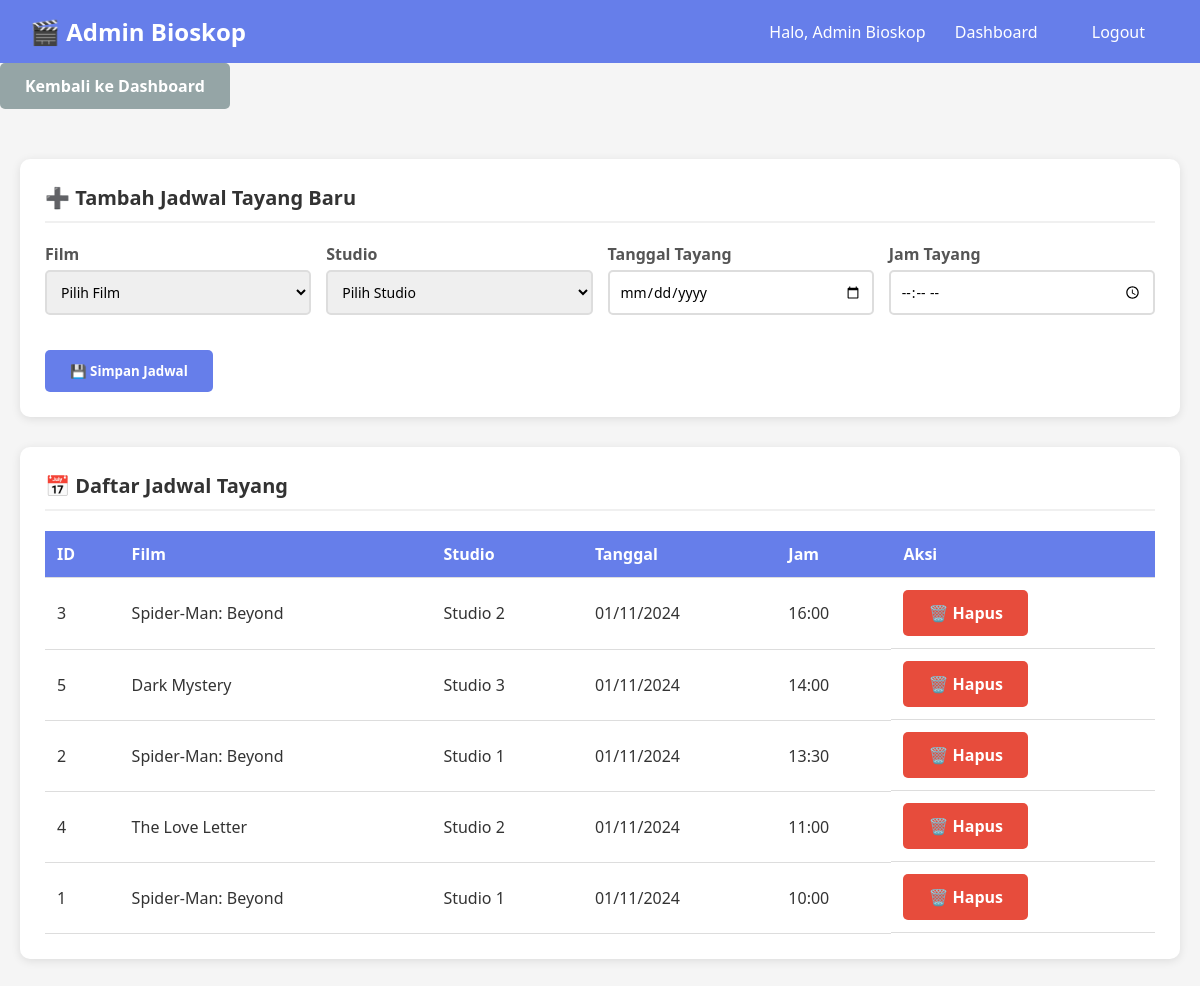
/admin/manage_jadwal.php (signed in), run on the app's committed database.
### tables this page shows
CREATE TABLE jadwal_tayang (
    id_jadwal INT PRIMARY KEY AUTO_INCREMENT,
    id_film INT,
    id_studio INT,
    tanggal_tayang DATE,
    jam_tayang TIME,
    FOREIGN KEY (id_film) REFERENCES film(id_film) ON DELETE CASCADE,
    FOREIGN KEY (id_studio) REFERENCES studio(id_studio) ON DELETE CASCADE
);

CREATE TABLE film (
    id_film INT PRIMARY KEY AUTO_INCREMENT,
    poster VARCHAR(255),
    nama VARCHAR(100) NOT NULL,
    deskripsi TEXT,
    genre VARCHAR(50),
    jadwal_tayang VARCHAR(50),
    harga DECIMAL(10,2),
    photo_poster VARCHAR(255),
    durasi INT
);

CREATE TABLE studio (
    id_studio INT PRIMARY KEY AUTO_INCREMENT,
    nama_studio VARCHAR(100) NOT NULL,
    kapasitas INT
);

### admin/manage_jadwal.php (the view, shortened to what this page needs)
<?php
require_once '../config.php';
$sql = "SELECT jt.*, f.nama AS nama_film, s.nama_studio
        FROM jadwal_tayang jt
        JOIN film f ON jt.id_film = f.id_film
        JOIN studio s ON jt.id_studio = s.id_studio
        ORDER BY jt.tanggal_tayang DESC, jt.jam_tayang DESC";
$jadwals = $pdo->query($sql)->fetchAll(PDO::FETCH_ASSOC);
?>
<!DOCTYPE html>
<html lang="id">
<head>
</head>
<body>
    <div class="navbar">
        <h2>🎬 Admin Bioskop</h2>
        <div class="nav-links">
            <span>Halo, <?= $_SESSION['admin_nama'] ?></span>
            <a href="index.php">Dashboard</a>
            <a href="logout.php">Logout</a>
        </div>
    </div>
    <div class="button-group">
        <a href="index.php" class="btn btn-secondary">Kembali ke Dashboard</a>
    </div>
    <div class="container">
        <div class="card">
            <div class="card-title">➕ Tambah Jadwal Tayang Baru</div>
            <form method="POST">
                <div class="form-grid">
                    <div class="form-group">
                        <label>Film</label>
                        <select name="id_film" required>
                            <option value="">Pilih Film</option>
                        </select>
                    </div>
                    <div class="form-group">
                        <label>Studio</label>
                        <select name="id_studio" required>
                            <option value="">Pilih Studio</option>
                        </select>
                    </div>
                    <div class="form-group">
                        <label>Tanggal Tayang</label>
                        <input type="date" name="tanggal_tayang" min="<?= date('Y-m-d') ?>" required>
                    </div>
                    <div class="form-group">
                        <label>Jam Tayang</label>
                        <input type="time" name="jam_tayang" required>
                    </div>
                </div>
                <button type="submit" name="tambah_jadwal" class="btn btn-primary">
                    💾 Simpan Jadwal
                </button>
            </form>
        </div>
        <div class="card">
            <div class="card-title">📅 Daftar Jadwal Tayang</div>
            <?php if (empty($jadwals)): ?>
                <div class="empty-state">
                    <div class="empty-state-icon">📭</div>
                    <h3>Belum ada jadwal tayang</h3>
                    <p>Silakan tambah jadwal tayang baru menggunakan form di atas.</p>
                </div>
            <?php else: ?>
                <table>
                    <thead>
                        <tr>
                            <th>ID</th>
                            <th>Film</th>
                            <th>Studio</th>
                            <th>Tanggal</th>
                            <th>Jam</th>
                            <th>Aksi</th>
                        </tr>
                    </thead>
                    <tbody>
                        <?php foreach ($jadwals as $jadwal): ?>
                            <tr>
                                <td><?= $jadwal['id_jadwal'] ?></td>
                                <td><?= htmlspecialchars($jadwal['nama_film']) ?></td>
                                <td><?= $jadwal['nama_studio'] ?></td>
                                <td><?= date('d/m/Y', strtotime($jadwal['tanggal_tayang'])) ?></td>
                                <td><?= date('H:i', strtotime($jadwal['jam_tayang'])) ?></td>
                                <td class="action-buttons">
                                    <a href="manage_jadwal.php?hapus=<?= $jadwal['id_jadwal'] ?>"
                                        class="btn btn-danger"
                                        onclick="return confirm('Yakin hapus jadwal ini?')">
                                        🗑️ Hapus
                                    </a>
                                </td>
                            </tr>
                        <?php endforeach; ?>
                    </tbody>
                </table>
            <?php endif; ?>
        </div>
    </div>
</body>
</html>

### admin/manage_jadwal.php (style rules this page uses)
* { margin: 0; padding: 0; box-sizing: border-box; font-family: 'Segoe UI', Tahoma, Geneva, Verdana, sans-serif; }
body { background: #f5f5f5; color: #333; }
.navbar { background: #667eea; color: white; padding: 15px 30px; display: flex; justify-content: space-between; align-items: center; }
.navbar h2 { margin: 0; }
.nav-links a { color: white; text-decoration: none; margin: 0 10px; padding: 8px 15px; border-radius: 5px; }
.container { max-width: 1400px; margin: 30px auto; padding: 20px; }
.card { background: white; border-radius: 10px; padding: 25px; margin-bottom: 30px; box-shadow: 0 2px 10px rgba(0, 0, 0, 0.1); }
.card-title { font-size: 20px; font-weight: bold; margin-bottom: 20px; color: #333; padding-bottom: 10px; border-bottom: 2px solid #f0f0f0; }
.form-grid { display: grid; grid-template-columns: repeat(auto-fit, minmax(200px, 1fr)); gap: 15px; margin-bottom: 20px; }
.form-group { margin-bottom: 15px; }
label { display: block; margin-bottom: 5px; font-weight: bold; color: #555; }
input, select { width: 100%; padding: 10px; border: 2px solid #ddd; border-radius: 5px; font-size: 14px; }
.btn { padding: 12px 25px; border: none; border-radius: 5px; cursor: pointer; font-weight: bold; text-decoration: none; display: inline-block; text-align: center; transition: all 0.3s; }
.btn-primary { background: #667eea; color: white; }
.btn-danger { background: #e74c3c; color: white; }
.btn-secondary { background: #95a5a6; color: white; }
table { width: 100%; border-collapse: collapse; margin-top: 20px; }
th, td { padding: 12px; text-align: left; border-bottom: 1px solid #ddd; }
th { background: #667eea; color: white; font-weight: bold; }
.action-buttons { display: flex; gap: 5px; }

### data on the page
jadwal_tayang: id_jadwal "3", id_film.nama "Spider-Man: Beyond", id_studio.nama_studio "Studio 2", tanggal_tayang "01/11/2024", jam_tayang "16:00"
jadwal_tayang: id_jadwal "5", id_film.nama "Dark Mystery", id_studio.nama_studio "Studio 3", tanggal_tayang "01/11/2024", jam_tayang "14:00"
jadwal_tayang: id_jadwal "2", id_film.nama "Spider-Man: Beyond", id_studio.nama_studio "Studio 1", tanggal_tayang "01/11/2024", jam_tayang "13:30"
jadwal_tayang: id_jadwal "4", id_film.nama "The Love Letter", id_studio.nama_studio "Studio 2", tanggal_tayang "01/11/2024", jam_tayang "11:00"
jadwal_tayang: id_jadwal "1", id_film.nama "Spider-Man: Beyond", id_studio.nama_studio "Studio 1", tanggal_tayang "01/11/2024", jam_tayang "10:00"

### other printed values
$_SESSION['admin_nama'] "Admin Bioskop"
